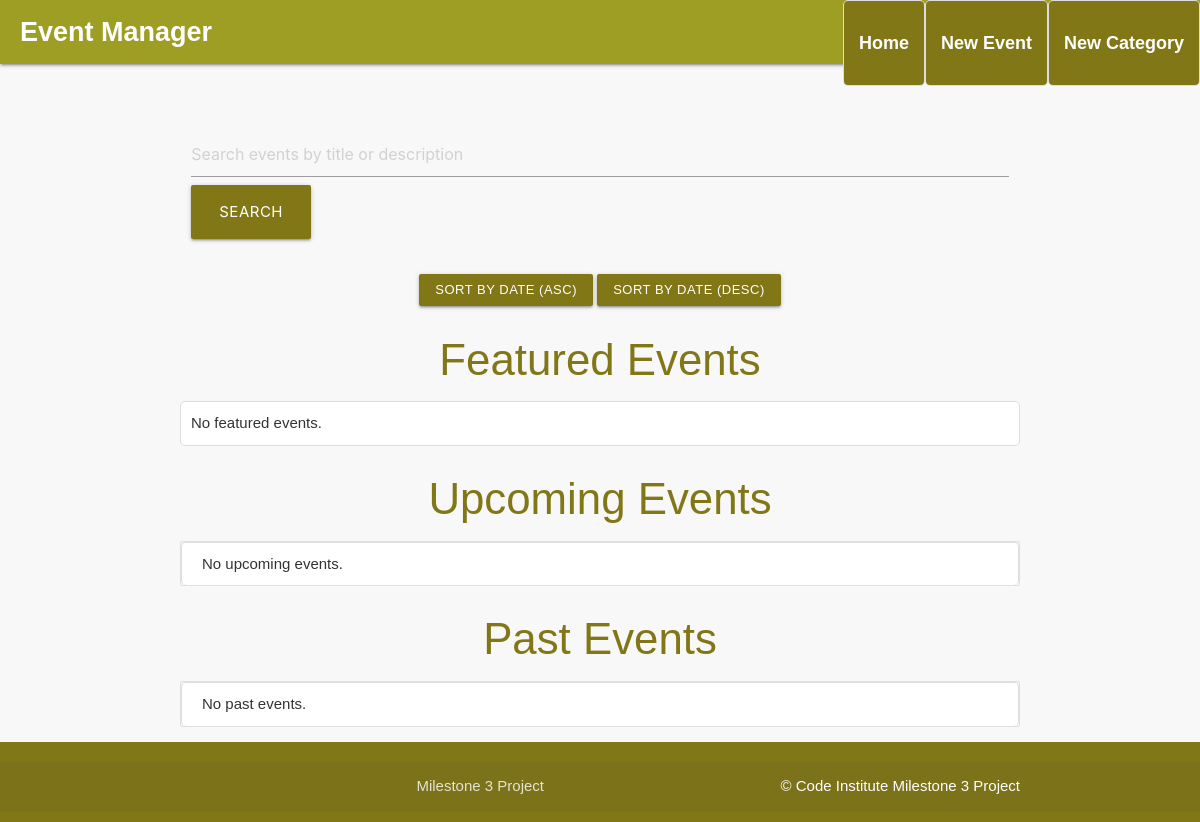
Before: / with the older database file.
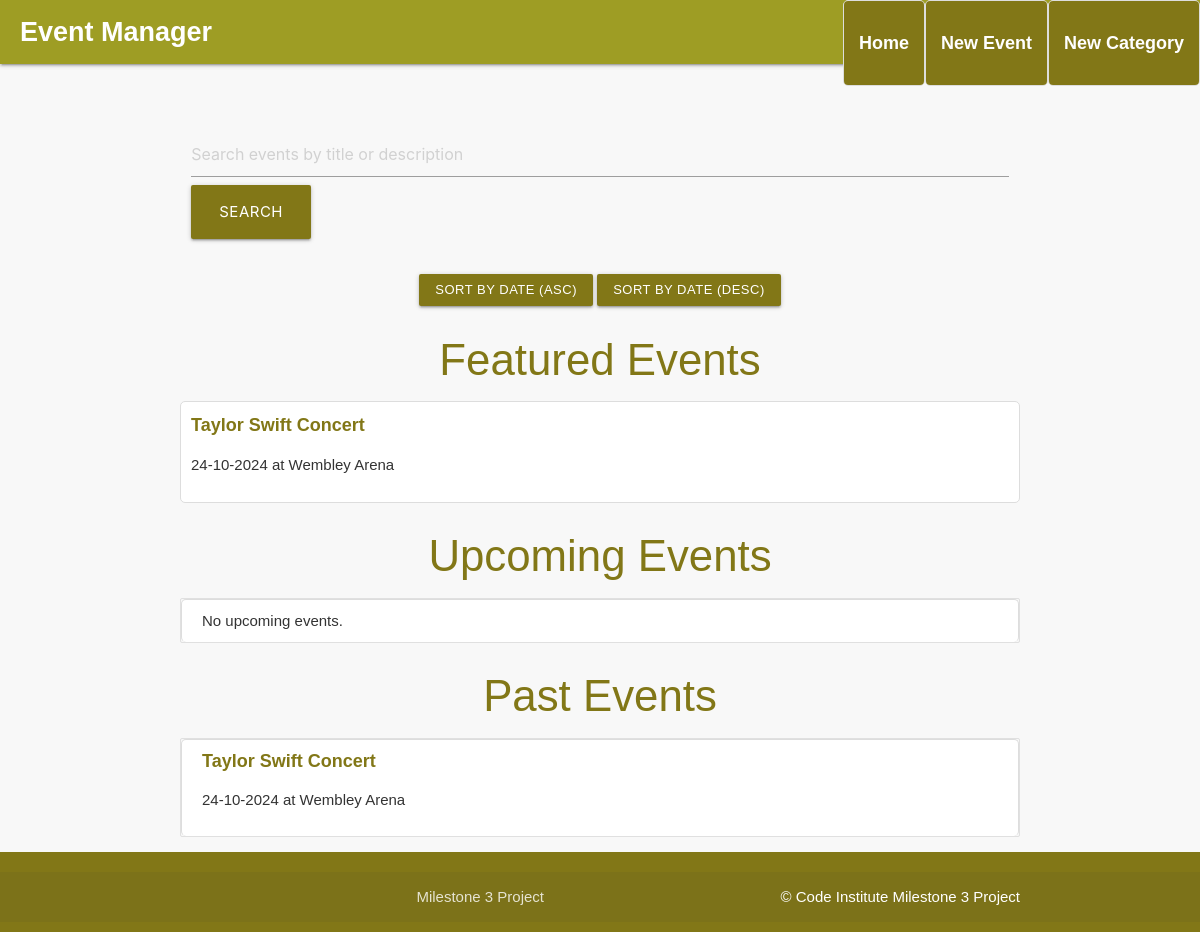
After: the same page with the newer database file.
### eventmanager/models.py (models this page shows, shortened)
class Event(db.Model):
    id = db.Column(db.Integer, primary_key=True)
    title = db.Column(db.String(100), unique=True, nullable=False)
    description = db.Column(db.Text, nullable=False)
    date = db.Column(db.DateTime, nullable=False)
    location = db.Column(db.String(200), nullable=False)
    created_at = db.Column(db.DateTime, default=db.func.now(), nullable=False)
    featured = db.Column(db.Boolean, default=False)
    category_id = db.Column(db.Integer, db.ForeignKey('category.id'), nullable=True)
    image_file = db.Column(db.String(120), nullable=True)

### eventmanager/routes.py (the view)
@app.route("/")
def home():
    sort_by = request.args.get("sort_by", "date")  # Default sort by date
    order = request.args.get("order", "asc")  # Default order ascending
    now = datetime.now()
    featured_events = Event.query.filter_by(featured=True).order_by(Event.date.asc()).all()
    if sort_by == "date":
        if order == "asc":
            upcoming_events = Event.query.filter(Event.date >= now).order_by(Event.date.asc()).all()
            past_events = Event.query.filter(Event.date < now).order_by(Event.date.asc()).all()
        else:
            upcoming_events = Event.query.filter(Event.date >= now).order_by(Event.date.desc()).all()
            past_events = Event.query.filter(Event.date < now).order_by(Event.date.desc()).all()
    return render_template("events.html", upcoming_events=upcoming_events, past_events=past_events, featured_events=featured_events)

### eventmanager/__init__.py (called while the page is built, shortened)
@app.template_filter('dateformat')
def dateformat(value, format='%d-%m-%Y'):
    if value is None:
        return ""
    return value.strftime(format)

### eventmanager/templates/events.html (shortened to what this page needs)
{% extends "base.html" %}
{% block content %}
    <form method="POST" action="{{ url_for('search') }}" class="row">
        <div class="input-field col s12">
            <input type="text" name="search_term" placeholder="Search events by title or description" required/>
            <button type="submit" class="btn-large lime darken-4">Search</button>
        </div>
    </form>
    <div class="row center-align">
        <a href="{{ url_for('home', sort_by='date', order='asc') }}" class="btn-small lime darken-4">Sort by Date (Asc)</a>
        <a href="{{ url_for('home', sort_by='date', order='desc') }}" class="btn-small lime darken-4">Sort by Date (Desc)</a>
    </div>
    <h3 class="center-align lime-text text-darken-4">Featured Events</h3>
    <ul>
        {% if featured_events %}
            {% for event in featured_events %}
                <li>
                    <a href="{{ url_for('event_detail', event_id=event.id) }}">{{ event.title }}</a>
                    <p>{{ event.date|dateformat }} at {{ event.location }}</p>
                </li>
            {% endfor %}
        {% else %}
            <li>No featured events.</li>
        {% endif %}
    </ul>
    <h3 class="center-align lime-text text-darken-4">Upcoming Events</h3>
    <ul class="collection">
        {% if upcoming_events %}
            {% for event in upcoming_events %}
                <li class="collection-item">
                    <a href="{{ url_for('event_detail', event_id=event.id) }}" class="lime-text text-darken-4">{{ event.title }}</a>
                    <p>{{ event.date|dateformat }} at {{ event.location }}</p>
                    <a href="{{ url_for('edit_event', event_id=event.id) }}" class="btn-small lime darken-4">Edit</a>
                    <a href="{{ url_for('delete_event', event_id=event.id) }}" class="btn-small pink darken-4" onclick="return confirm('Are you sure you want to delete this event?');">Delete</a>
                </li>
            {% endfor %}
        {% else %}
            <li class="collection-item">No upcoming events.</li>
        {% endif %}
    </ul>
    <h3 class="center-align lime-text text-darken-4">Past Events</h3>
    <ul class="collection">
        {% if past_events %}
            {% for event in past_events %}
                <li class="collection-item">
                    <a href="{{ url_for('event_detail', event_id=event.id) }}" class="lime-text text-darken-4">{{ event.title }}</a>
                    <p>{{ event.date|dateformat }} at {{ event.location }}</p>
                </li>
            {% endfor %}
        {% else %}
            <li class="collection-item">No past events.</li>
        {% endif %}
    </ul>
{% endblock %}

### eventmanager/templates/base.html (shortened to what this page needs)
<!DOCTYPE html>
<html lang="en">
<head>
    <link rel="stylesheet" href="https://cdnjs.cloudflare.com/ajax/libs/font-awesome/5.15.3/css/all.min.css"
>
    <link rel="stylesheet" href="https://cdnjs.cloudflare.com/ajax/libs/materialize/1.0.0/css/materialize.min.css"
        type="text/css">
    <link rel="stylesheet" href="{{ url_for('static', filename='css/style.css') }}" type="text/css">
</head>
<body>
    <header>
        <nav class="lime darken-3">
            <div class="nav-wrapper">
                <a href="{{ url_for('home') }}" class="brand-logo white-text">Event Manager</a>
                <ul class="right hide-on-med-and-down">
                    <li><a href="{{ url_for('home') }}" class="white-text nav-link-custom">Home</a></li>
                    <li><a href="{{ url_for('add_event') }}" class="white-text nav-link-custom">New Event</a></li>
                    <li><a href="{{ url_for('add_category') }}" class="white-text nav-link-custom">New Category</a></li>
                </ul>
            </div>
        </nav>
    </header>
    <main class="container">
        {% block content %}
        {% endblock %}
    </main>
    <footer class="page-footer lime darken-4">
        <div class="footer-copyright">
            <div class="container">
                Milestone 3 Project
                <a class="white-text right" href="https://codeinstitute.net" target="_blank">&copy; Code Institute Milestone 3 Project</a>
            </div>
        </div>
    </footer>
</body>
</html>

### eventmanager/static/css/style.css (style rules this page uses)
body { display: flex; min-height: 100vh; flex-direction: column; font-family: Arial, sans-serif; background-color: #f8f8f8; color: #333; }
main { flex: 1 0 auto; }
a { color: #827717; text-decoration: none; }
nav ul li a { color: white; font-weight: bold; }
nav .brand-logo { font-size: 1.8rem; font-weight: bold; padding-left: 20px; }
footer { background-color: #827717; padding: 10px 0; color: white; text-align: center; }
main.container { margin-top: 20px; }
ul { list-style-type: none; padding: 0; }
ul li { background-color: #fff; border: 1px solid #ddd; padding: 10px; margin-bottom: 10px; border-radius: 5px; }
ul li a { font-size: 1.2rem; font-weight: bold; }
input[type="text"], input[type="datetime-local"], textarea { width: 100%; padding: 10px; margin-bottom: 10px; border-radius: 4px; border: 1px solid #ccc; }
button { background-color: #827717; color: white; border: none; padding: 10px 15px; border-radius: 4px; cursor: pointer; }
.nav-link-custom { background-color: #827717; padding: 10px 15px; border-radius: 4px; transition: background-color 0.3s ease; }

Changed rows visible on the page:
added Event: title "Taylor Swift Concert", date "24-10-2024", location "Wembley Arena"
Other visible differences:
text no longer shown: "No featured events. No past events."
